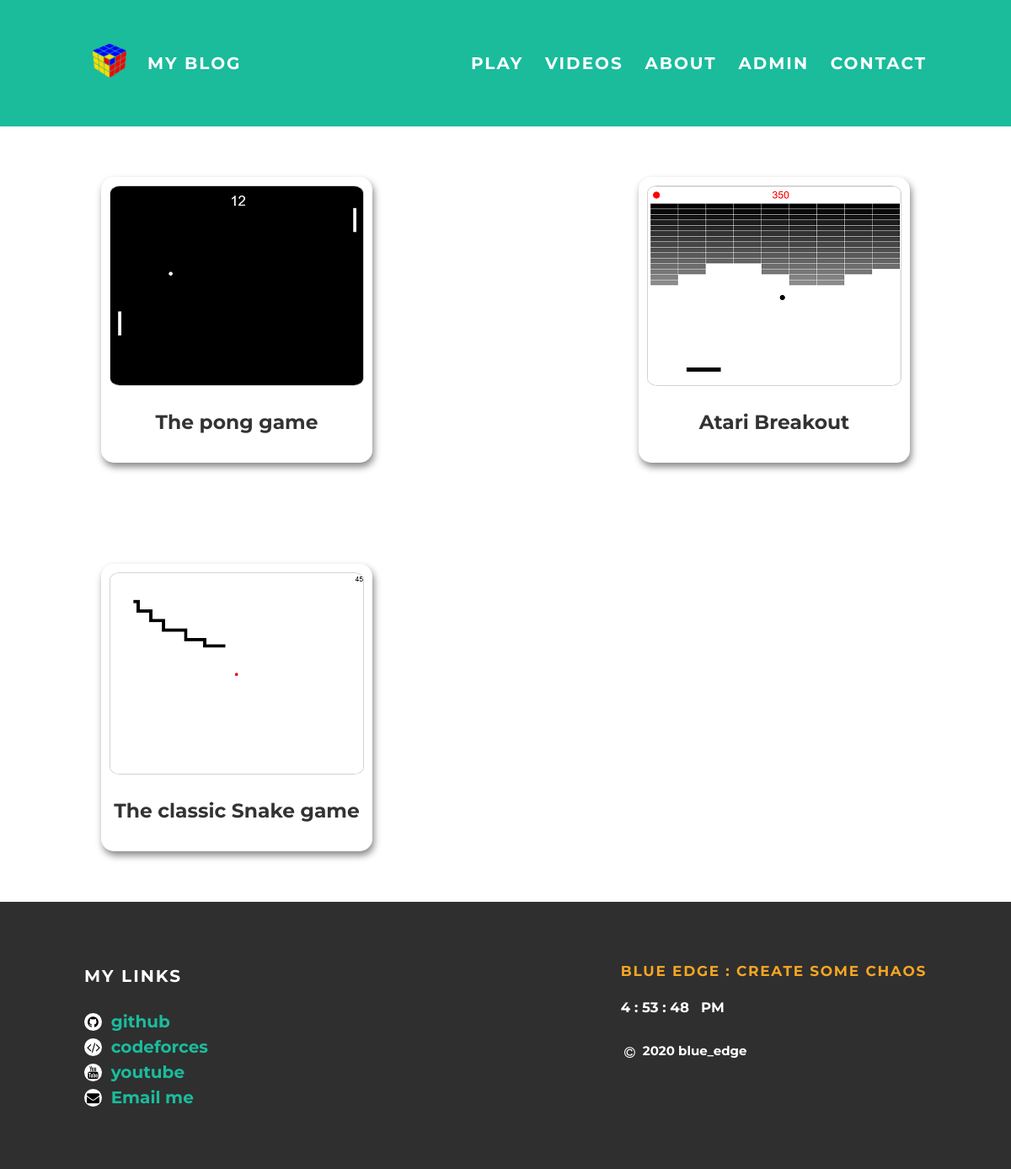
The app's page /play with its own data.
### app.py (models this page shows, shortened)
class Games(db.Model):
    id = db.Column(db.Integer, unique=True, primary_key=True)
    nick = db.Column(db.String(20), nullable=False)
    name = db.Column(db.String(20),nullable = False)
    dis = db.Column(db.String(200),nullable = False)

### app.py (the view)
@app.route('/play')
def menu():
    games = Games.query.all()
    return render_template('play.html',games=games)

### templates/play.html
{%extends 'base.html' %}
{%block body%}
<link rel="stylesheet" href="{{ url_for('static',filename='css/card.css')}}">
    <div id="content">
      <div class="container">
        {% for game in games %}
          {% set fname = 'img/games/' + game.nick + '.png' %}
          <div class="card">
            <a href="/play/{{game.id}}">
              <img src="{{ url_for('static',filename=fname)}}"><br>
              <h3 id="name">{{game.name}}</h3>
            </a>
          </div>
        {% endfor %}
      </div>
    </div>
{%endblock%}

### static/css/styles.css (style rules this page uses)
body { color: #555; margin: 0; font-family: 'Montserrat', sans-serif; }
.container { max-width: 1000px; margin: 0 auto; font-size: 20px; font-weight: bold; }
h1, h2, h3, h4 { color: #333; }
a { color: #1abc9c; text-decoration: none; }

### static/css/card.css (style rules this page uses)
.container { display: flex; flex-flow: row wrap; align-content: space-between; justify-content: space-between; }
.card { vertical-align: middle; max-width: 600px; max-height: 500px; margin-left: 20px; margin-right: 20px; margin-top: 60px; margin-bottom: 60px; padding: 10px 10px 10px 10px; text-align:center; box-shadow: 2px 5px 9px #888888; border-radius: 15px; transition: 0.5s; }
.card img { border: 1px solid #d2d2d2; border-radius: 4%; }

### records on screen
Games: shows a picture, name "The pong game"
Games: shows a picture, name "Atari Breakout"
Games: shows a picture, name "The classic Snake game"
